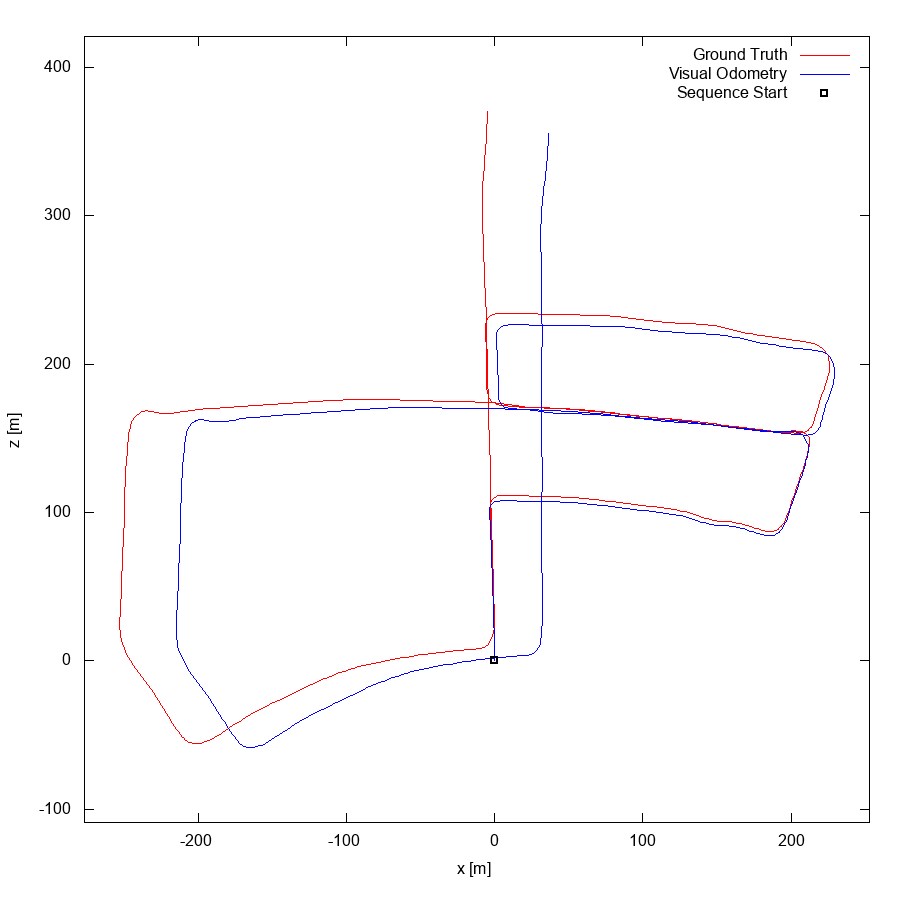

The gnuplot source for this figure:
set term postscript eps enhanced color
set output "05.eps"
set size ratio -1
set xrange [-277:253]
set yrange [-109:421]
set xlabel "x [m]"
set ylabel "z [m]"
plot "05.txt" using 1:2 lc rgb "#FF0000" title 'Ground Truth' w lines,"05.txt" using 3:4 lc rgb "#0000FF" title 'Visual Odometry' w lines,"< head -1 05.txt" using 1:2 lc rgb "#000000" pt 4 ps 1 lw 2 title 'Sequence Start' w points
